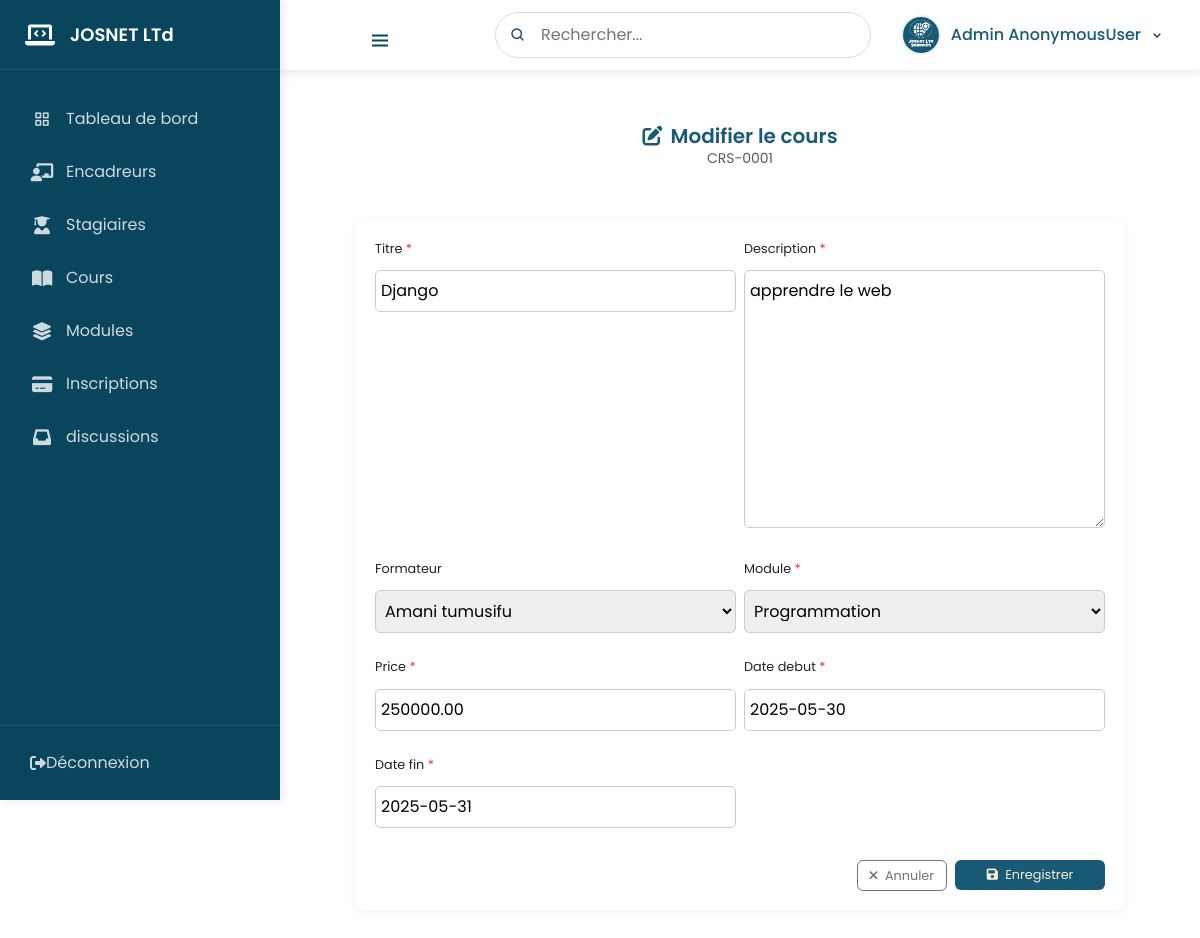
Screenshot of /cours/modifier/1/ with the database file from the repository.
### inscription/models.py (models this page shows, shortened)
class Cours(models.Model):
    titre = models.CharField(max_length=100)
    description = models.TextField()
    formateur = models.ForeignKey(Formateur, on_delete=models.SET_NULL, null=True, blank=True)
    date_debut = models.DateField()
    date_fin = models.DateField()
    module = models.ForeignKey(Module, on_delete=models.CASCADE)
    price = models.DecimalField(max_digits=10, decimal_places=2,default=0)
    heure = models.FloatField(default=0)
    est_actif = models.BooleanField(default=True)

### inscription/views.py (the view)
# urls.py: path('cours/modifier/<int:pk>/', views.modifier_cours, name='modifier_cours'),
def modifier_cours(request, pk):
    cours = get_object_or_404(Cours, pk=pk)
    if request.method == 'POST':
        form = CoursForm(request.POST, instance=cours)
        if form.is_valid():
            form.save()
            messages.success(request, "Le cours a été modifié avec succès.")
            return redirect('liste_cours')  # Remplacez par le nom de votre vue de liste
    else:
        form = CoursForm(instance=cours)
    return render(request, 'modifier_cours.html', {'form': form, 'cours': cours})

### inscription/forms.py
class CoursForm(forms.ModelForm):
    class Meta:
        model = Cours
        fields = ['titre', 'description', 'formateur', 'module' , 'price', 'date_debut', 'date_fin']

### inscription/models.py (called while the page is built)
    def __str__(self):
        return self.nom

    def __str__(self):
        return self.user.get_full_name() or self.user.username

### inscription/templates/modifier_cours.html (shortened to what this page needs)
{% extends 'index.html' %}
{% load static %}
{% block content %}
<div class="form-container">
    <div class="form-header text-center mb-4">
        <h3 class="form-title">
            <i class="fas fa-edit me-2"></i>Modifier le cours
        </h3>
        <p class="text-muted small">CRS-{{ cours.id|stringformat:"04d" }}</p>
    </div>
    <div class="compact-form-card">
        <form method="POST">
            <div class="row g-2">
                {% for field in form %}
                <div class="col-12 col-md-6 mb-2">
                    <label for="{{ field.id_for_label }}" class="form-label small mb-1">
                        {{ field.label }}
                        {% if field.field.required %}<span class="text-danger">*</span>{% endif %}
                    </label>
                    {{ field }}
                </div>
                {% endfor %}
            </div>
            <div class="d-flex justify-content-end gap-2 mt-3">
                <a href="{% url 'liste_cours' %}" class="btn btn-sm btn-outline-secondary">
                    <i class="fas fa-times me-1"></i> Annuler
                </a>
                <button type="submit" class="btn btn-sm btn-primary-custom" style="color:antiquewhite">
                    <i class="fas fa-save me-1"></i> Enregistrer
                </button>
            </div>
        </form>
    </div>
</div>
{% endblock %}

### inscription/static/css/style.css (style rules this page uses)
* { margin: 0; padding: 0; box-sizing: border-box; font-family: "Poppins", sans-serif; }
input, textarea, select { margin-bottom: 10px; box-sizing: border-box; width: 100%; margin: 8px 0; padding: 8px 5px; border-radius: 5px; border: 1px solid #ccc; }
button { background-color: #185a76; color: white; width: 150px; height: 30px; border: 1px solid #ccc; font-size: 15px; border-radius: 5px; }
label { display: block; }
form { width: 100%; }

### inscription/templates/index.html (style rules this page uses)
:root { --primary-color: #185a76; --primary-light: rgba(24, 90, 118, 0.1); --primary-hover: #134b63; --text-dark: #2c3e50; --border-radius: 8px; --box-shadow: 0 4px 12px rgba(0, 0, 0, 0.08); }
.btn-primary-custom { background-color: var(--primary-color); border: none; }

### inscription/templates/navbar.html (style rules this page uses)
:root { --primary-color: #0a455e; --primary-dark: #185a76; --primary-light: #e9f7fe; --sidebar-width: 280px; --topbar-height: 70px; --transition-speed: 0.3s; }

### inscription/templates/modifier_cours.html (style rules this page uses)
.form-container { max-width: 800px; margin: 20px auto; padding: 0 15px; }
.compact-form-card { background: white; border-radius: 8px; padding: 20px; box-shadow: 0 2px 10px rgba(0,0,0,0.05); }
.form-header { padding-bottom: 10px; }
.form-title { color: #185a76; font-size: 1.25rem; font-weight: 600; margin-bottom: 0; }
.form-label { font-size: 0.8rem; }
.btn-sm { padding: 5px 12px; font-size: 0.8rem; border-radius: 6px; }
.btn-primary-custom { background-color: #185a76; border: none; }
.mb-2 { margin-bottom: 0.5rem !important; }
.mt-3 { margin-top: 1rem !important; }

### rows the page displays
Cours: id "0001", form "Django" "apprendre le web" "Amani tumusifu" "Programmation" "250000.00" "2025-05-30" "2025-05-31"

### other values shown
{{ user }} "AnonymousUser"
{{ field.label }} "Titre" "Description" "Formateur" "Module" "Price" "Date debut" "Date fin"
